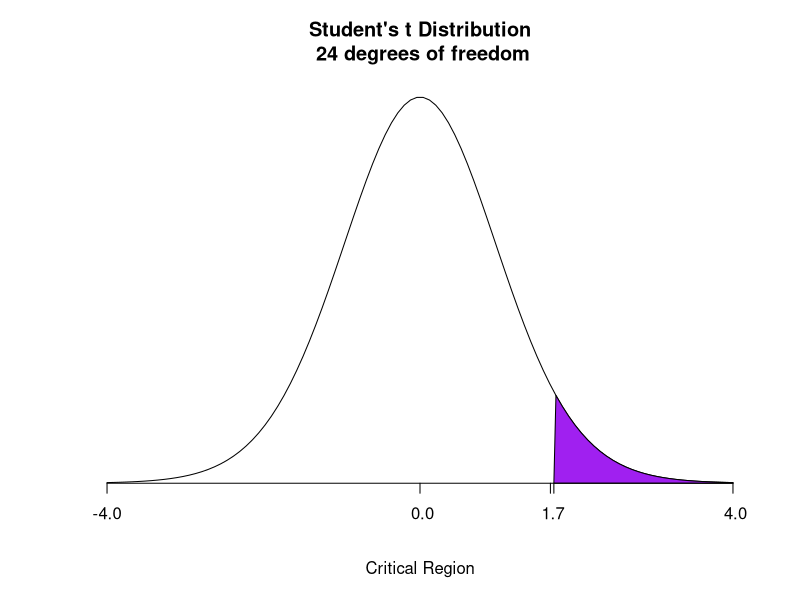
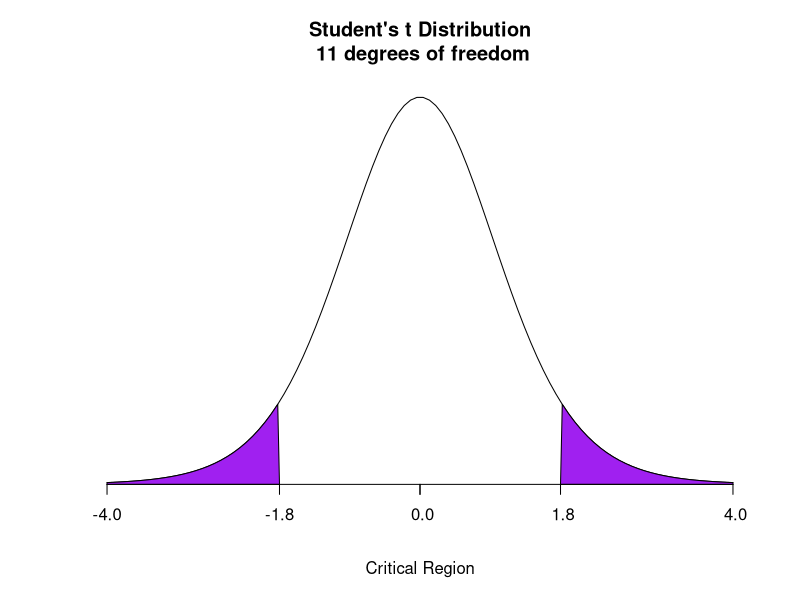

R code for these plots, in order:
### z-Statistic
#Conducting a Hypothesis Test on One Sample Mean (x) with sample size (n) When the Population Parameters (u and stddev) are 
#Known and a right-tail significance level (a) is given.

hyp_z<-function(u,stddev,x,n,a){
        
        z_table<-qnorm(1-a)
        
        SE<-stddev/sqrt(n)
        z_calc<-(x-u)/SE
        
        if(z_calc<z_table){
                print("FAIL TO REJECT THE NULL HYPOTHESIS")
        }else{
                print("REJECT NULL HYPOTHESIS")
        }
        
}
### t-Statistic - t-Test for One Sample Mean - non-directional hypothesis test
#Conducting a Hypothesis Test on One Sample Mean (x) with sample size (n) When the Population std dev is not known
#not known but, the sample stddev and population mean (u) under the null hypothesis and the alpha level (a) is given.

hyp_t<-function(u,x,stddev,n,a){
        
        df<-n-1
         
        SE<-stddev/sqrt(n)
        t_calc<-(x-u)/SE
        
        p_value<-2*pt(t_calc,df)
        
        if(p_value>a){
                print("FAIL TO REJECT THE NULL HYPOTHESIS")
        }else{
                print("REJECT NULL HYPOTHESIS")
        }
        
}

####### UPPER TAILED t-TEST
# An industrial plant dumps its waste into a nearby river, but claims that it is not impacting the native
# species of frogs that live in the river.  The frogs are able to tolerate calcium concentrations up to 
# 91 mg/L. You measure the concentration of calcium in 25 random samples from the river.  Your 
# measurements are approximately normally distributed, with a mean of 93.6 mg/L, with a standard 
# deviation of 7.8 mg/L.  
# The appropriate alternative hypothesis if the industrial plant's runoff is believed to be producing 
# higher calcium concentrations than are deemed acceptable for the frogs is u > 91.

#  Calculate the test statistic.
sample.mean <- 93.6       
population.mean <-91
standard.deviation <- 7.8
n <- 25 # number of random samples
alpha <- 0.05 #alpha level

t <- (sample.mean - population.mean) / (standard.deviation / sqrt(n)) 
print(paste("t statistic:", t))

#Now to create the corresponding plot we draw a random sample between -4 and 4 and assign the corresponding sequence to hx, we also compute the critical value with qt().
minx <- -4
maxx <- 4

x <- seq(minx, maxx, length = 100)

# The function dt() is used to generate random numbers whose probability distribution is the corresponding 
# Student's t with n-1 degrees of freedom. Those samples are latter plotted with plot(), highlighting the
# rejection zone and the critical value.

hx <- dt(x, df = n-1)

# What is the t-critical value?
critical.value<-qt(1-alpha, df = n-1)

#Set up the plot, highlighting the critical region in purple
plot(x, hx, type="n", 
     xlab = "Critical Region", ylab = "",           # axes labels
     main = paste("Student's t Distribution\n",     # title
                  n-1, "degrees of freedom"), 
     axes = FALSE)                                  # switch axes off

lines(x, hx)                # plots the Student's t distribution

i <- x >= critical.value  # points in the rejection zone 
polygon(c(critical.value, x[i], maxx), c(0, hx[i], 0), col = "purple")

axis(1, pos = 0,              # tick marks
     at = c(t, critical.value, minx, 0, maxx), 
     labels = format(c(t, 
                       critical.value, 
                       minx, 0, maxx), digits=2)
)

####### TWO TAILED t-TEST
# You are studying a population of peregrine falcons and want to estimate their average wingspan.  
# So you collect a random sample of 12 adult male birds and measure a mean wingspan of 42.6 cm, with a 
# standard deviation of 5.3 cm. 
# Assume that the distribution of measurements was approximately normal.

## To compute t the formula to use is: 
## t = (sample mean - population mean)/(sample standard deviation / square root of the sample size))
sample.mean <- 42.6        
population.mean <- 42.6
standard.deviation <- 5.3
n <- 12
df<-n-1
alpha <- 0.1

t <- (sample.mean - population.mean) / (standard.deviation / sqrt(n)) 
print(paste("t statistic:", t))

#Now to create the corresponding plot we draw a random sample between -4 and 4 and assign the corresponding sequence to hx, we also compute the critical value with qt().
minx <- -4
maxx <- 4

x <- seq(minx, maxx, length = 100)

# The function dt() is used to generate random numbers whose probability distribution is the corresponding 
# Student's t with n-1 degrees of freedom. Those samples are latter plotted with plot(), highlighting the
# rejection zone and the critical value.
hx <- dt(x, df = n-1)

crtclvalue.right = qt(1-alpha/2, df = n-1)
crtclvalue.left = -crtclvalue.right

#Set up the plot, highlighting the critical region in purple
plot(x, hx, type="n", 
     xlab = "Critical Region", ylab = "",           # axes labels
     main = paste("Student's t Distribution\n",     # title
                  n-1, "degrees of freedom"), 
     axes = FALSE)                                  # switch axes off

lines(x, hx)                # plots the Student's t distribution

i <- x >= crtclvalue.right  # points in the right rejection zone 
polygon(c(crtclvalue.right, x[i], maxx), c(0, hx[i], 0), col = "purple")

j <- x <= crtclvalue.left   # points in the left rejection zone
polygon(c(minx, x[j], crtclvalue.left), c(0, hx[j], 0), col = "purple") 

axis(1, pos = 0,              # tick marks
     at = c(t, crtclvalue.left, crtclvalue.right, minx, 0, maxx), 
     labels = format(c(t, 
                       crtclvalue.left, 
                       crtclvalue.right, 
                       minx, 0, maxx), digits=2)
)

##Calculate a 90% confidence interval for the mean wingspan for the population of male peregrine falcons.
alpha_given<-.1
t_crit<-abs(qt(alpha_given/2,df))
x_Upper_Bound<-sample.mean +((t_crit)*(standard.deviation)/sqrt(n))
x_Lower_Bound<-sample.mean -((t_crit)*(standard.deviation)/sqrt(n))

##Calculate a 95% confidence interval for the mean wingspan for the population of male peregrine falcons.
alpha_given<-.05
t_crit<-abs(qt(alpha_given/2,df))
x_Upper_Bound<-sample.mean +((t_crit)*(standard.deviation)/sqrt(n))
x_Lower_Bound<-sample.mean -((t_crit)*(standard.deviation)/sqrt(n))

#######################################################
#The t-table is symetrical
qt(c(.05,0.95),15)
